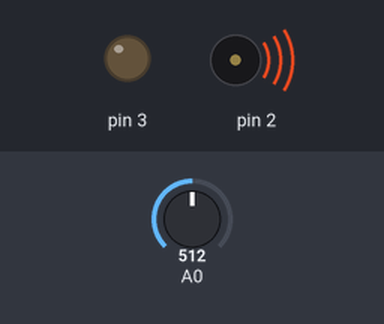
Bench run of a sketch on a simulated Arduino Uno, built with avr-gcc and run on an emulated ATmega328P. Parts: output pins drawn as LEDs (lit = HIGH), buzzer (waves = sounding). The inputs (shaded band) are chosen by the test bench; at power-on: A0 = 512. Random numbers use the default seed unless the sketch sets one; what the sketch prints to the serial monitor is not drawn.

Above: at 0.1 s.
Timing chart, 0 to 1.6 s (numbered marks = the images above):
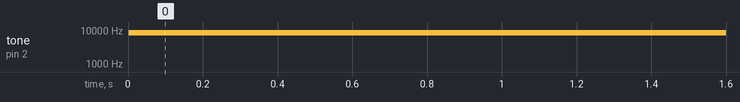

The sketch:

RTone.ino
```cpp
/* This program generates a random tone */

void setup()
{
  /* Pins for buzzer output*/
  pinMode(3, OUTPUT);
  pinMode(2, OUTPUT);

/* Gnd port can be used in place of port 3 */
  digitalWrite(3, LOW);
  Serial.begin(9600);
}

/* Function to play the tone generated randomly */
void play(int duration, int frequency, int n)
{
  for (int i = 0; i < n; i++);
  {
    tone(2, frequency, duration);
  }
}

void loop()
{
/* Random number is generated and fed to the tone function to generate a unique tone */
  int duration, frequency, n;
  randomSeed(analogRead(0));
  Serial.println(analogRead(0));
  duration = random(100, 3000);
  randomSeed(analogRead(0));
  Serial.println(analogRead(0));
  frequency = random(500, 10000);
  randomSeed(analogRead(0));
  Serial.println(analogRead(0));
  n = random(1, 10);

  play(duration, frequency, n);
}
```

Measured:
- by itself, tone on pin 2: silent → 8184 Hz at 0.00 s
